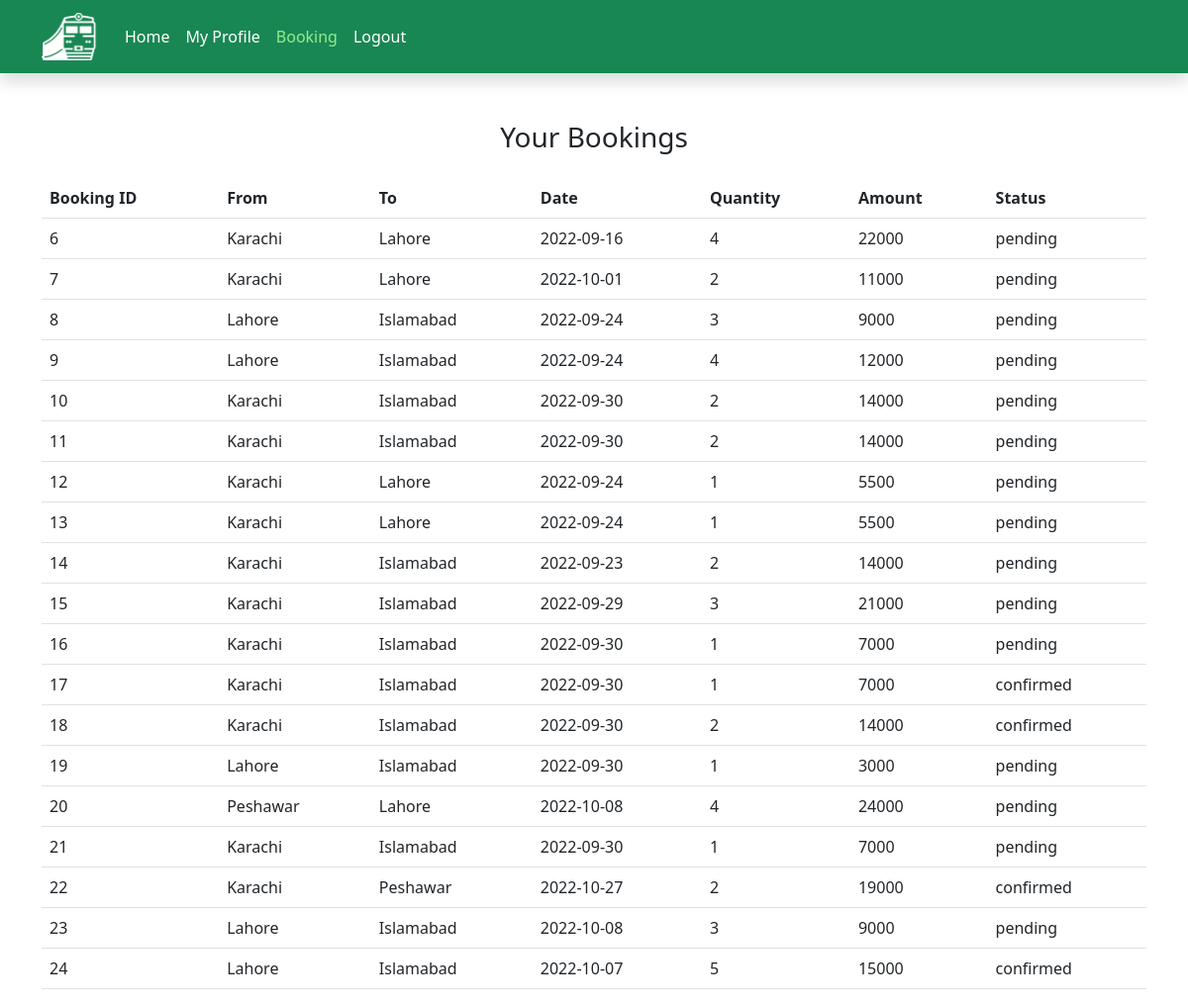
The app's page /booking.php (signed in) with its own data.
### tables this page shows
CREATE TABLE `booking` (
  `booking_id` int(11) NOT NULL,
  `from_city` varchar(50) NOT NULL,
  `destination_city` varchar(50) NOT NULL,
  `book_date` date NOT NULL,
  `booking_status` varchar(30) NOT NULL,
  `quantity` int(3) NOT NULL,
  `amount` int(11) NOT NULL,
  `user_id` int(11) NOT NULL
);

### booking.php (the view, shortened to what this page needs)
<?php
include('config.php');
$bookingUserID = $_SESSION['userid'];
$bookinghistoryQuery = "SELECT * from booking where user_id='$bookingUserID' ";
$bookHistory = mysqli_query($conn, $bookinghistoryQuery);
?>
<!DOCTYPE html>
<html lang="en">
<head>
  <link href="https://cdn.jsdelivr.net/npm/bootstrap@5.2.0/dist/css/bootstrap.min.css" rel="stylesheet"
>
  <link rel="stylesheet" href="./style.css">
  <link rel="stylesheet" href="./login.css">
</head>
<body>
  <nav class="navbar navbar-expand-lg bg-success shadow ">
    <div class="container ">
      <a class="navbar-brand " href="#">
        <img src="./images/logo.png" alt="RailwayLogo" width="60">
      </a>
      <div class="collapse navbar-collapse" id="navbarSupportedContent">
        <ul class="navbar-nav me-auto mb-2 mb-lg-0">
          <li class="nav-item">
            <a class="nav-link" aria-current="page" href="./homepage.php">Home</a>
          </li>
          <li class="nav-item">
            <a class="nav-link" href="./profile.php">My Profile</a>
          </li>
          <li class="nav-item ">
            <a class="nav-link active" href="./booking.php">Booking</a>
          </li>
          <li class="nav-item ">
            <a class="nav-link" href="logout.php">Logout</a>
          </li>
        </ul>
      </div>
    </div>
  </nav>
  <div class="mt-5 container table-responsive">
    <table class="table caption-top">
      <h3 class="text-center mb-4 stroke" >Your Bookings</h3>
      <thead>
        <tr>
          <th scope="col">Booking ID</th>
          <th scope="col">From</th>
          <th scope="col">To</th>
          <th scope="col">Date</th>
          <th scope="col">Quantity</th>
          <th scope="col">Amount</th>
          <th scope="col">Status</th>
        </tr>
      </thead>
      <tbody>
      <?php
      while($row = mysqli_fetch_array($bookHistory))
      {
        ?>
        <tr>
          <td><?php echo $row['booking_id']?></td>
          <td><?php echo $row['from_city']?></td>
          <td><?php echo $row['destination_city']?></td>
          <td><?php echo $row['book_date']?></td>
          <td><?php echo $row['quantity']?></td>
          <td><?php echo $row['amount']?></td>
          <td><?php echo $row['booking_status']?></td>
        </tr>
<?php
      }
?>
      </tbody>
    </table>
  </div>
</body>
</html>

### style.css (style rules this page uses)
.navbar .container a { color: white ; }
.navbar .container a.active { color: lightgreen ; }

### login.css (style rules this page uses)
html,body { height: 100%; }

### records on screen
booking: booking_id "6", from_city "Karachi", destination_city "Lahore", book_date "2022-09-16", quantity "4", amount "22000", booking_status "pending"
booking: booking_id "7", from_city "Karachi", destination_city "Lahore", book_date "2022-10-01", quantity "2", amount "11000", booking_status "pending"
booking: booking_id "8", from_city "Lahore", destination_city "Islamabad", book_date "2022-09-24", quantity "3", amount "9000", booking_status "pending"
booking: booking_id "9", from_city "Lahore", destination_city "Islamabad", book_date "2022-09-24", quantity "4", amount "12000", booking_status "pending"
booking: booking_id "10", from_city "Karachi", destination_city "Islamabad", book_date "2022-09-30", quantity "2", amount "14000", booking_status "pending"
booking: booking_id "11", from_city "Karachi", destination_city "Islamabad", book_date "2022-09-30", quantity "2", amount "14000", booking_status "pending"
booking: booking_id "12", from_city "Karachi", destination_city "Lahore", book_date "2022-09-24", quantity "1", amount "5500", booking_status "pending"
booking: booking_id "13", from_city "Karachi", destination_city "Lahore", book_date "2022-09-24", quantity "1", amount "5500", booking_status "pending"
booking: booking_id "14", from_city "Karachi", destination_city "Islamabad", book_date "2022-09-23", quantity "2", amount "14000", booking_status "pending"
booking: booking_id "15", from_city "Karachi", destination_city "Islamabad", book_date "2022-09-29", quantity "3", amount "21000", booking_status "pending"
booking: booking_id "16", from_city "Karachi", destination_city "Islamabad", book_date "2022-09-30", quantity "1", amount "7000", booking_status "pending"
booking: booking_id "17", from_city "Karachi", destination_city "Islamabad", book_date "2022-09-30", quantity "1", amount "7000", booking_status "confirmed"
booking: booking_id "18", from_city "Karachi", destination_city "Islamabad", book_date "2022-09-30", quantity "2", amount "14000", booking_status "confirmed"
booking: booking_id "19", from_city "Lahore", destination_city "Islamabad", book_date "2022-09-30", quantity "1", amount "3000", booking_status "pending"
booking: booking_id "20", from_city "Peshawar", destination_city "Lahore", book_date "2022-10-08", quantity "4", amount "24000", booking_status "pending"
booking: booking_id "21", from_city "Karachi", destination_city "Islamabad", book_date "2022-09-30", quantity "1", amount "7000", booking_status "pending"
booking: booking_id "22", from_city "Karachi", destination_city "Peshawar", book_date "2022-10-27", quantity "2", amount "19000", booking_status "confirmed"
booking: booking_id "23", from_city "Lahore", destination_city "Islamabad", book_date "2022-10-08", quantity "3", amount "9000", booking_status "pending"
booking: booking_id "24", from_city "Lahore", destination_city "Islamabad", book_date "2022-10-07", quantity "5", amount "15000", booking_status "confirmed"
